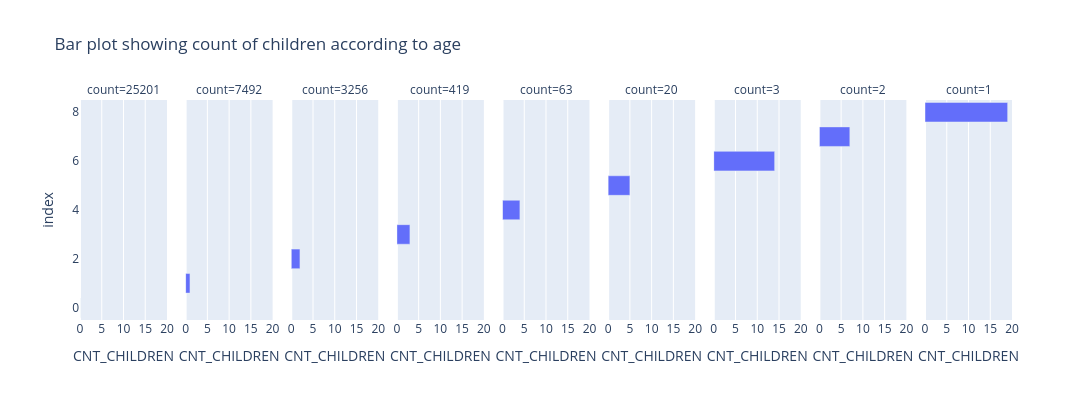

The code cell stored with this chart in its notebook:
### Code cell
fig=px.bar(data_frame=df7,x="CNT_CHILDREN",facet_col="count",title="Bar plot showing count of children according to age",width=1170,height=400)
fig.write_html(r"C:\Users\akhil\INNOMATICS\Batch 406\EDA  in python\Pandas\Datasets\fig-1.html")
fig.show();

### Figure 1 — Plotly figure (JSON) as saved in the notebook; plotly's stock layout.template omitted (floating-point values rounded to 4 significant figures)
{"data": [{"alignmentgroup": "True", "hovertemplate": "count=25201<br>CNT_CHILDREN=%{x}<br>index=%{y}<extra></extra>", "legendgroup": "", "marker": {"color": "#636efa", "pattern": {"shape": ""}}, "name": "", "offsetgroup": "", "orientation": "h", "showlegend": false, "textposition": "auto", "type": "bar", "x": [0], "xaxis": "x", "y": [0], "yaxis": "y"}, {"alignmentgroup": "True", "hovertemplate": "count=7492<br>CNT_CHILDREN=%{x}<br>index=%{y}<extra></extra>", "legendgroup": "", "marker": {"color": "#636efa", "pattern": {"shape": ""}}, "name": "", "offsetgroup": "", "orientation": "h", "showlegend": false, "textposition": "auto", "type": "bar", "x": [1], "xaxis": "x2", "y": [1], "yaxis": "y2"}, {"alignmentgroup": "True", "hovertemplate": "count=3256<br>CNT_CHILDREN=%{x}<br>index=%{y}<extra></extra>", "legendgroup": "", "marker": {"color": "#636efa", "pattern": {"shape": ""}}, "name": "", "offsetgroup": "", "orientation": "h", "showlegend": false, "textposition": "auto", "type": "bar", "x": [2], "xaxis": "x3", "y": [2], "yaxis": "y3"}, {"alignmentgroup": "True", "hovertemplate": "count=419<br>CNT_CHILDREN=%{x}<br>index=%{y}<extra></extra>", "legendgroup": "", "marker": {"color": "#636efa", "pattern": {"shape": ""}}, "name": "", "offsetgroup": "", "orientation": "h", "showlegend": false, "textposition": "auto", "type": "bar", "x": [3], "xaxis": "x4", "y": [3], "yaxis": "y4"}, {"alignmentgroup": "True", "hovertemplate": "count=63<br>CNT_CHILDREN=%{x}<br>index=%{y}<extra></extra>", "legendgroup": "", "marker": {"color": "#636efa", "pattern": {"shape": ""}}, "name": "", "offsetgroup": "", "orientation": "h", "showlegend": false, "textposition": "auto", "type": "bar", "x": [4], "xaxis": "x5", "y": [4], "yaxis": "y5"}, {"alignmentgroup": "True", "hovertemplate": "count=20<br>CNT_CHILDREN=%{x}<br>index=%{y}<extra></extra>", "legendgroup": "", "marker": {"color": "#636efa", "pattern": {"shape": ""}}, "name": "", "offsetgroup": "", "orientation": "h", "showlegend": false, "textposition": "auto", "type": "bar", "x": [5], "xaxis": "x6", "y": [5], "yaxis": "y6"}, {"alignmentgroup": "True", "hovertemplate": "count=3<br>CNT_CHILDREN=%{x}<br>index=%{y}<extra></extra>", "legendgroup": "", "marker": {"color": "#636efa", "pattern": {"shape": ""}}, "name": "", "offsetgroup": "", "orientation": "h", "showlegend": false, "textposition": "auto", "type": "bar", "x": [14], "xaxis": "x7", "y": [6], "yaxis": "y7"}, {"alignmentgroup": "True", "hovertemplate": "count=2<br>CNT_CHILDREN=%{x}<br>index=%{y}<extra></extra>", "legendgroup": "", "marker": {"color": "#636efa", "pattern": {"shape": ""}}, "name": "", "offsetgroup": "", "orientation": "h", "showlegend": false, "textposition": "auto", "type": "bar", "x": [7], "xaxis": "x8", "y": [7], "yaxis": "y8"}, {"alignmentgroup": "True", "hovertemplate": "count=1<br>CNT_CHILDREN=%{x}<br>index=%{y}<extra></extra>", "legendgroup": "", "marker": {"color": "#636efa", "pattern": {"shape": ""}}, "name": "", "offsetgroup": "", "orientation": "h", "showlegend": false, "textposition": "auto", "type": "bar", "x": [19], "xaxis": "x9", "y": [8], "yaxis": "y9"}], "layout": {"annotations": [{"font": {}, "showarrow": false, "text": "count=25201", "x": 0.04667, "xanchor": "center", "xref": "paper", "y": 1, "yanchor": "bottom", "yref": "paper"}, {"font": {}, "showarrow": false, "text": "count=7492", "x": 0.16, "xanchor": "center", "xref": "paper", "y": 1, "yanchor": "bottom", "yref": "paper"}, {"font": {}, "showarrow": false, "text": "count=3256", "x": 0.2733, "xanchor": "center", "xref": "paper", "y": 1, "yanchor": "bottom", "yref": "paper"}, {"font": {}, "showarrow": false, "text": "count=419", "x": 0.3867, "xanchor": "center", "xref": "paper", "y": 1, "yanchor": "bottom", "yref": "paper"}, {"font": {}, "showarrow": false, "text": "count=63", "x": 0.5, "xanchor": "center", "xref": "paper", "y": 1, "yanchor": "bottom", "yref": "paper"}, {"font": {}, "showarrow": false, "text": "count=20", "x": 0.6133, "xanchor": "center", "xref": "paper", "y": 1, "yanchor": "bottom", "yref": "paper"}, {"font": {}, "showarrow": false, "text": "count=3", "x": 0.7267, "xanchor": "center", "xref": "paper", "y": 1, "yanchor": "bottom", "yref": "paper"}, {"font": {}, "showarrow": false, "text": "count=2", "x": 0.84, "xanchor": "center", "xref": "paper", "y": 1, "yanchor": "bottom", "yref": "paper"}, {"font": {}, "showarrow": false, "text": "count=1", "x": 0.9533, "xanchor": "center", "xref": "paper", "y": 1, "yanchor": "bottom", "yref": "paper"}], "barmode": "relative", "height": 400, "legend": {"tracegroupgap": 0}, "title": {"text": "Bar plot showing count of children according to age"}, "width": 1170, "xaxis": {"anchor": "y", "autorange": true, "domain": [0, 0.09333], "range": [0, 20], "title": {"text": "CNT_CHILDREN"}, "type": "linear"}, "xaxis2": {"anchor": "y2", "autorange": true, "domain": [0.1133, 0.2067], "matches": "x", "range": [0, 20], "title": {"text": "CNT_CHILDREN"}, "type": "linear"}, "xaxis3": {"anchor": "y3", "autorange": true, "domain": [0.2267, 0.32], "matches": "x", "range": [0, 20], "title": {"text": "CNT_CHILDREN"}, "type": "linear"}, "xaxis4": {"anchor": "y4", "autorange": true, "domain": [0.34, 0.4333], "matches": "x", "range": [0, 20], "title": {"text": "CNT_CHILDREN"}, "type": "linear"}, "xaxis5": {"anchor": "y5", "autorange": true, "domain": [0.4533, 0.5467], "matches": "x", "range": [0, 20], "title": {"text": "CNT_CHILDREN"}, "type": "linear"}, "xaxis6": {"anchor": "y6", "autorange": true, "domain": [0.5667, 0.66], "matches": "x", "range": [0, 20], "title": {"text": "CNT_CHILDREN"}, "type": "linear"}, "xaxis7": {"anchor": "y7", "autorange": true, "domain": [0.68, 0.7733], "matches": "x", "range": [0, 20], "title": {"text": "CNT_CHILDREN"}, "type": "linear"}, "xaxis8": {"anchor": "y8", "autorange": true, "domain": [0.7933, 0.8867], "matches": "x", "range": [0, 20], "title": {"text": "CNT_CHILDREN"}, "type": "linear"}, "xaxis9": {"anchor": "y9", "autorange": true, "domain": [0.9067, 1], "matches": "x", "range": [0, 20], "title": {"text": "CNT_CHILDREN"}, "type": "linear"}, "yaxis": {"anchor": "x", "autorange": true, "domain": [0, 1], "range": [-0.5, 8.5], "title": {"text": "index"}, "type": "linear"}, "yaxis2": {"anchor": "x2", "autorange": true, "domain": [0, 1], "matches": "y", "range": [-0.5, 8.5], "showticklabels": false, "type": "linear"}, "yaxis3": {"anchor": "x3", "autorange": true, "domain": [0, 1], "matches": "y", "range": [-0.5, 8.5], "showticklabels": false, "type": "linear"}, "yaxis4": {"anchor": "x4", "autorange": true, "domain": [0, 1], "matches": "y", "range": [-0.5, 8.5], "showticklabels": false, "type": "linear"}, "yaxis5": {"anchor": "x5", "autorange": true, "domain": [0, 1], "matches": "y", "range": [-0.5, 8.5], "showticklabels": false, "type": "linear"}, "yaxis6": {"anchor": "x6", "autorange": true, "domain": [0, 1], "matches": "y", "range": [-0.5, 8.5], "showticklabels": false, "type": "linear"}, "yaxis7": {"anchor": "x7", "autorange": true, "domain": [0, 1], "matches": "y", "range": [-0.5, 8.5], "showticklabels": false, "type": "linear"}, "yaxis8": {"anchor": "x8", "autorange": true, "domain": [0, 1], "matches": "y", "range": [-0.5, 8.5], "showticklabels": false, "type": "linear"}, "yaxis9": {"anchor": "x9", "autorange": true, "domain": [0, 1], "matches": "y", "range": [-0.5, 8.5], "showticklabels": false, "type": "linear"}}}
